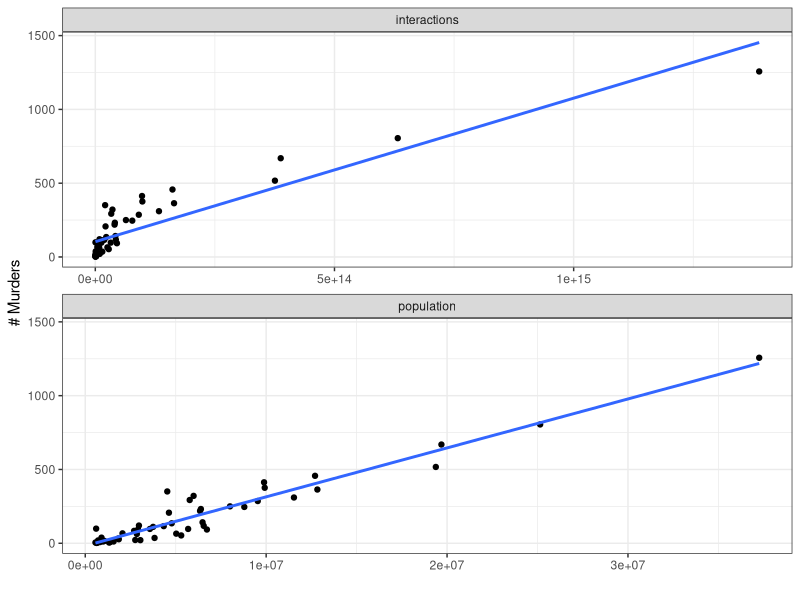

Source code (R):
## ---- chunk 1
#| echo: true
library(dslabs) # <1>
data(murders) # <2>
murders[c(1:6, 51),] # <3>
## ---- chunk 2
#| echo: true
murders$rate <- murders$total / murders$population * 100000 # <1>
## ---- chunk 3
knitr::kable(murders[c(1:6, 46:51),], digits = 4)
## ---- chunk 4
#| echo: true

min(murders$rate) # <1>
## ---- chunk 5
#| echo: true
which.min(murders$rate) # <1>
murders$state[which.min(murders$rate)] # <2>
## ---- chunk 6
#| echo: true
#| output-location: column-fragment

tmp <- data.frame(
  total = murders$total, # <1>
  modulo = murders$total %% 2 # <2>
)
tmp[c(1:6,46:51),]
## ---- chunk 7
#| echo: true
tmp <- data.frame(
  total = murders$total,
  modulo = murders$total %% 2 
)
sum(tmp$modulo==0) # <1>
sum(tmp$modulo) # <2>
## ---- chunk 8
#| echo: true

murders$interactions <- murders$population^2 # <1>

with(murders, cor(total, population)) # <2>
with(murders, cor(total, interactions)) # <3>
## ---- chunk 9
#| fig-width: 4
#| fig-height: 8
#| fig-alt: "A plot with two panels - the first shows the interactions (e.g. the population squared) and its relationship with murders. The second shows the population and its relationship with murders."
library(ggplot2)
library(dplyr)
library(tidyr)
murders |>
  pivot_longer(c(population, interactions)) |>
  ggplot(aes(x = value, y = total)) + 
  geom_point() + 
  facet_wrap(~name, ncol = 1, scales = "free_x") + 
  geom_smooth(method = "lm", se = F) + 
  theme_bw() + 
  ylab("# Murders") + 
  xlab("")
